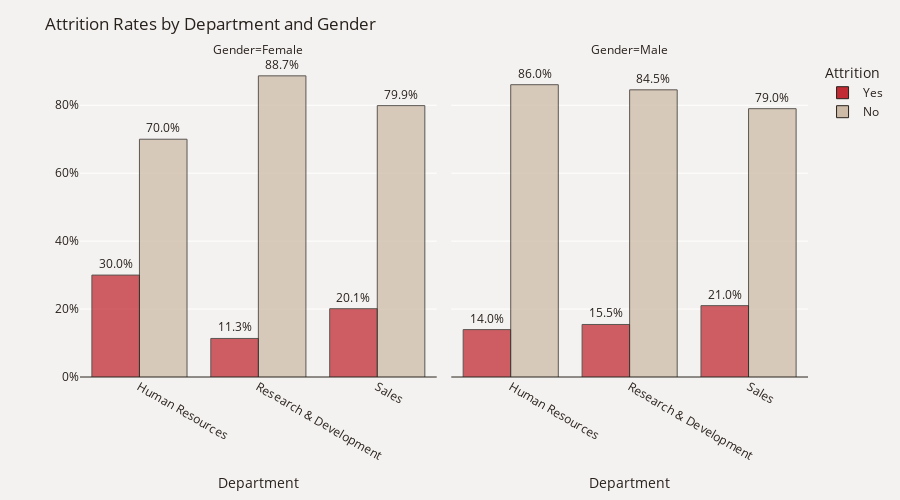

The cell this chart's notebook holds for it:
### Markdown cell above
Managers and Research Directors có mức lương trung bình cao nhất, trong khi Laboratory Technicians and Sales Representatives có mức luon thấp nhất.

### Code cell
plot_df = data.groupby(['Gender','Department'])['Attrition'].value_counts(normalize=True)
plot_df = plot_df.mul(100).rename('Percent').reset_index()
fig = px.bar(plot_df, x="Department", y="Percent", color="Attrition", barmode="group",
            text='Percent', opacity=.75, facet_col="Gender", category_orders={'Attrition': ['Yes', 'No']},
            color_discrete_map={'Yes': '#C02B34','No': '#CDBBA7'}) 
fig.update_traces(texttemplate='%{text:.3s}%', textposition='outside',
                  marker_line=dict(width=1, color='#28221D'),  width=.4)
fig.update_layout(title_text='Attrition Rates by Department and Gender', yaxis_ticksuffix = '%',
                  paper_bgcolor='#F4F2F0', plot_bgcolor='#F4F2F0',font_color='#28221D',
                  height=500, xaxis=dict(tickangle=30))
fig.update_xaxes(showticklabels=True,tickangle=30,col=2)
fig.update_yaxes(title = "", zeroline=True, zerolinewidth=1, zerolinecolor='#28221D')
fig.show()

### Figure 1 — Plotly figure (JSON) as saved in the notebook; plotly's stock layout.template omitted (floating-point values rounded to 4 significant figures)
{"data": [{"alignmentgroup": "True", "hovertemplate": "Attrition=Yes<br>Gender=Female<br>Department=%{x}<br>Percent=%{text}<extra></extra>", "legendgroup": "Yes", "marker": {"color": "#C02B34", "line": {"color": "#28221D", "width": 1}, "opacity": 0.75, "pattern": {"shape": ""}}, "name": "Yes", "offsetgroup": "Yes", "orientation": "v", "showlegend": true, "text": [30, 11.35, 20.11], "textposition": "outside", "texttemplate": "%{text:.3s}%", "type": "bar", "width": 0.4, "x": ["Human Resources", "Research & Development", "Sales"], "xaxis": "x", "y": [30, 11.35, 20.11], "yaxis": "y"}, {"alignmentgroup": "True", "hovertemplate": "Attrition=Yes<br>Gender=Male<br>Department=%{x}<br>Percent=%{text}<extra></extra>", "legendgroup": "Yes", "marker": {"color": "#C02B34", "line": {"color": "#28221D", "width": 1}, "opacity": 0.75, "pattern": {"shape": ""}}, "name": "Yes", "offsetgroup": "Yes", "orientation": "v", "showlegend": false, "text": [13.95, 15.46, 21.01], "textposition": "outside", "texttemplate": "%{text:.3s}%", "type": "bar", "width": 0.4, "x": ["Human Resources", "Research & Development", "Sales"], "xaxis": "x2", "y": [13.95, 15.46, 21.01], "yaxis": "y2"}, {"alignmentgroup": "True", "hovertemplate": "Attrition=No<br>Gender=Female<br>Department=%{x}<br>Percent=%{text}<extra></extra>", "legendgroup": "No", "marker": {"color": "#CDBBA7", "line": {"color": "#28221D", "width": 1}, "opacity": 0.75, "pattern": {"shape": ""}}, "name": "No", "offsetgroup": "No", "orientation": "v", "showlegend": true, "text": [70, 88.65, 79.89], "textposition": "outside", "texttemplate": "%{text:.3s}%", "type": "bar", "width": 0.4, "x": ["Human Resources", "Research & Development", "Sales"], "xaxis": "x", "y": [70, 88.65, 79.89], "yaxis": "y"}, {"alignmentgroup": "True", "hovertemplate": "Attrition=No<br>Gender=Male<br>Department=%{x}<br>Percent=%{text}<extra></extra>", "legendgroup": "No", "marker": {"color": "#CDBBA7", "line": {"color": "#28221D", "width": 1}, "opacity": 0.75, "pattern": {"shape": ""}}, "name": "No", "offsetgroup": "No", "orientation": "v", "showlegend": false, "text": [86.05, 84.54, 78.99], "textposition": "outside", "texttemplate": "%{text:.3s}%", "type": "bar", "width": 0.4, "x": ["Human Resources", "Research & Development", "Sales"], "xaxis": "x2", "y": [86.05, 84.54, 78.99], "yaxis": "y2"}], "layout": {"annotations": [{"font": {}, "showarrow": false, "text": "Gender=Female", "x": 0.245, "xanchor": "center", "xref": "paper", "y": 1, "yanchor": "bottom", "yref": "paper"}, {"font": {}, "showarrow": false, "text": "Gender=Male", "x": 0.755, "xanchor": "center", "xref": "paper", "y": 1, "yanchor": "bottom", "yref": "paper"}], "barmode": "group", "font": {"color": "#28221D"}, "height": 500, "legend": {"title": {"text": "Attrition"}, "tracegroupgap": 0}, "margin": {"t": 60}, "paper_bgcolor": "#F4F2F0", "plot_bgcolor": "#F4F2F0", "title": {"text": "Attrition Rates by Department and Gender"}, "xaxis": {"anchor": "y", "domain": [0, 0.49], "tickangle": 30, "title": {"text": "Department"}}, "xaxis2": {"anchor": "y2", "domain": [0.51, 1], "matches": "x", "showticklabels": true, "tickangle": 30, "title": {"text": "Department"}}, "yaxis": {"anchor": "x", "domain": [0, 1], "ticksuffix": "%", "title": {"text": ""}, "zeroline": true, "zerolinecolor": "#28221D", "zerolinewidth": 1}, "yaxis2": {"anchor": "x2", "domain": [0, 1], "matches": "y", "showticklabels": false, "title": {"text": ""}, "zeroline": true, "zerolinecolor": "#28221D", "zerolinewidth": 1}}}
